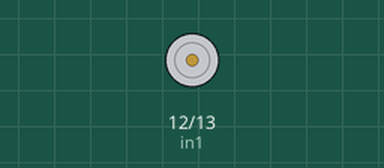
Bench run of a sketch on a simulated Arduino Uno, built with avr-gcc and run on an emulated ATmega328P. Shown: motor-driver pin pairs drawn as motors (green arrow = first pin HIGH = forward, orange = second pin HIGH = backward, longer = more drive, scaled by the enable pin).

Above: at 0.05 s.
Timing chart, 0 to 3.0 s (numbered marks = the images above):
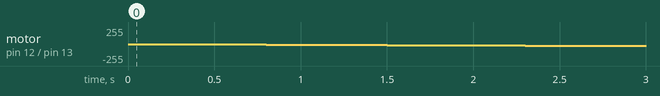

The sketch:

buoi8_tocdoTangdan.ino
```cpp
#define enA 11
#define in1 12
#define in2 13
void setup() {
  pinMode(enA, OUTPUT);
  pinMode(in1, OUTPUT);
  pinMode(in2, OUTPUT);
  digitalWrite(in1, LOW);
  digitalWrite(in2, LOW);
}
void loop() {
  for(byte dem =0; dem<255;dem++){
  analogWrite(enA, dem);
  // dong co chay thuan
   delay(100);
  digitalWrite(in1, LOW);
  digitalWrite(in2, HIGH);

}
}
```

Measured:
- by itself, motor on pin 12 (in1) / pin 13 (in2): ramps from stopped to backward 254/255 and jumps back, once every 0.20 s
